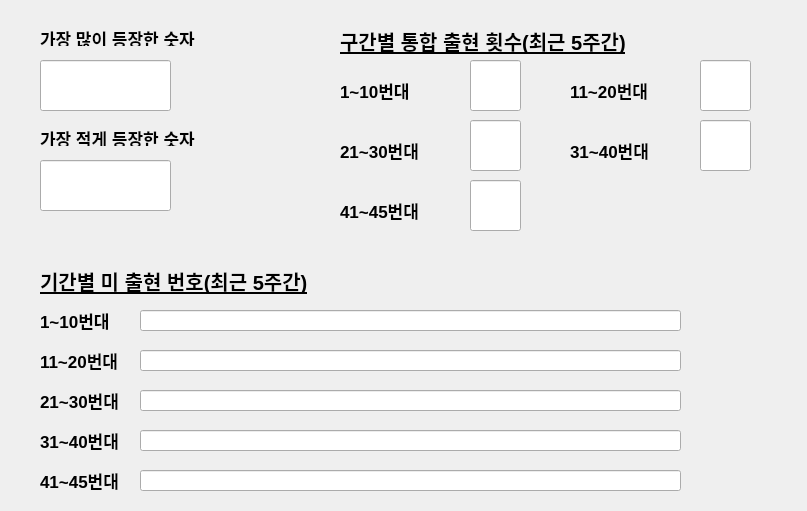
<?xml version="1.0" encoding="UTF-8"?>
<ui version="4.0">
 <class>Lotto</class>
 <widget class="QWidget" name="Lotto">
  <property name="windowModality">
   <enum>Qt::ApplicationModal</enum>
  </property>
  <property name="geometry">
   <rect>
    <x>0</x>
    <y>0</y>
    <width>807</width>
    <height>511</height>
   </rect>
  </property>
  <widget class="QLabel" name="lotsnum">
   <property name="geometry">
    <rect>
     <x>40</x>
     <y>30</y>
     <width>271</width>
     <height>16</height>
    </rect>
   </property>
   <property name="font">
    <font>
     <pointsize>13</pointsize>
     <weight>75</weight>
     <bold>true</bold>
    </font>
   </property>
   <property name="text">
    <string>가장 많이 등장한 숫자</string>
   </property>
  </widget>
  <widget class="QLabel" name="hardernum">
   <property name="geometry">
    <rect>
     <x>40</x>
     <y>130</y>
     <width>271</width>
     <height>16</height>
    </rect>
   </property>
   <property name="font">
    <font>
     <pointsize>13</pointsize>
     <weight>75</weight>
     <bold>true</bold>
    </font>
   </property>
   <property name="text">
    <string>가장 적게 등장한 숫자</string>
   </property>
  </widget>
  <widget class="QLineEdit" name="legend_num1">
   <property name="geometry">
    <rect>
     <x>40</x>
     <y>60</y>
     <width>131</width>
     <height>51</height>
    </rect>
   </property>
   <property name="font">
    <font>
     <pointsize>15</pointsize>
     <weight>75</weight>
     <bold>true</bold>
    </font>
   </property>
   <property name="readOnly">
    <bool>true</bool>
   </property>
  </widget>
  <widget class="QLineEdit" name="legend_num2">
   <property name="geometry">
    <rect>
     <x>40</x>
     <y>160</y>
     <width>131</width>
     <height>51</height>
    </rect>
   </property>
   <property name="font">
    <font>
     <pointsize>15</pointsize>
     <weight>75</weight>
     <bold>true</bold>
    </font>
   </property>
   <property name="readOnly">
    <bool>true</bool>
   </property>
  </widget>
  <widget class="QLineEdit" name="appear_num1">
   <property name="geometry">
    <rect>
     <x>470</x>
     <y>60</y>
     <width>51</width>
     <height>51</height>
    </rect>
   </property>
   <property name="font">
    <font>
     <pointsize>20</pointsize>
    </font>
   </property>
   <property name="readOnly">
    <bool>true</bool>
   </property>
  </widget>
  <widget class="QLineEdit" name="appear_num2">
   <property name="geometry">
    <rect>
     <x>700</x>
     <y>60</y>
     <width>51</width>
     <height>51</height>
    </rect>
   </property>
   <property name="font">
    <font>
     <pointsize>20</pointsize>
    </font>
   </property>
   <property name="readOnly">
    <bool>true</bool>
   </property>
  </widget>
  <widget class="QLineEdit" name="appear_num3">
   <property name="geometry">
    <rect>
     <x>470</x>
     <y>120</y>
     <width>51</width>
     <height>51</height>
    </rect>
   </property>
   <property name="font">
    <font>
     <pointsize>20</pointsize>
    </font>
   </property>
   <property name="readOnly">
    <bool>true</bool>
   </property>
  </widget>
  <widget class="QLineEdit" name="appear_num4">
   <property name="geometry">
    <rect>
     <x>700</x>
     <y>120</y>
     <width>51</width>
     <height>51</height>
    </rect>
   </property>
   <property name="font">
    <font>
     <pointsize>20</pointsize>
    </font>
   </property>
   <property name="readOnly">
    <bool>true</bool>
   </property>
  </widget>
  <widget class="QLineEdit" name="appear_num5">
   <property name="geometry">
    <rect>
     <x>470</x>
     <y>180</y>
     <width>51</width>
     <height>51</height>
    </rect>
   </property>
   <property name="font">
    <font>
     <pointsize>20</pointsize>
    </font>
   </property>
   <property name="readOnly">
    <bool>true</bool>
   </property>
  </widget>
  <widget class="QLabel" name="label">
   <property name="geometry">
    <rect>
     <x>340</x>
     <y>70</y>
     <width>101</width>
     <height>41</height>
    </rect>
   </property>
   <property name="font">
    <font>
     <pointsize>13</pointsize>
     <weight>75</weight>
     <bold>true</bold>
    </font>
   </property>
   <property name="text">
    <string>1~10번대</string>
   </property>
  </widget>
  <widget class="QLabel" name="label_2">
   <property name="geometry">
    <rect>
     <x>570</x>
     <y>70</y>
     <width>101</width>
     <height>41</height>
    </rect>
   </property>
   <property name="font">
    <font>
     <pointsize>13</pointsize>
     <weight>75</weight>
     <bold>true</bold>
    </font>
   </property>
   <property name="text">
    <string>11~20번대</string>
   </property>
  </widget>
  <widget class="QLabel" name="label_3">
   <property name="geometry">
    <rect>
     <x>340</x>
     <y>130</y>
     <width>101</width>
     <height>41</height>
    </rect>
   </property>
   <property name="font">
    <font>
     <pointsize>13</pointsize>
     <weight>75</weight>
     <bold>true</bold>
    </font>
   </property>
   <property name="text">
    <string>21~30번대</string>
   </property>
  </widget>
  <widget class="QLabel" name="label_4">
   <property name="geometry">
    <rect>
     <x>570</x>
     <y>130</y>
     <width>101</width>
     <height>41</height>
    </rect>
   </property>
   <property name="font">
    <font>
     <pointsize>13</pointsize>
     <weight>75</weight>
     <bold>true</bold>
    </font>
   </property>
   <property name="text">
    <string>31~40번대</string>
   </property>
  </widget>
  <widget class="QLabel" name="label_5">
   <property name="geometry">
    <rect>
     <x>340</x>
     <y>190</y>
     <width>101</width>
     <height>41</height>
    </rect>
   </property>
   <property name="font">
    <font>
     <pointsize>13</pointsize>
     <weight>75</weight>
     <bold>true</bold>
    </font>
   </property>
   <property name="text">
    <string>41~45번대</string>
   </property>
  </widget>
  <widget class="QLabel" name="label_6">
   <property name="geometry">
    <rect>
     <x>340</x>
     <y>20</y>
     <width>371</width>
     <height>41</height>
    </rect>
   </property>
   <property name="font">
    <font>
     <pointsize>15</pointsize>
     <weight>75</weight>
     <bold>true</bold>
     <underline>true</underline>
    </font>
   </property>
   <property name="text">
    <string>구간별 통합 출현 횟수(최근 5주간)</string>
   </property>
  </widget>
  <widget class="QLabel" name="label_7">
   <property name="geometry">
    <rect>
     <x>40</x>
     <y>260</y>
     <width>341</width>
     <height>41</height>
    </rect>
   </property>
   <property name="font">
    <font>
     <pointsize>15</pointsize>
     <weight>75</weight>
     <bold>true</bold>
     <underline>true</underline>
    </font>
   </property>
   <property name="text">
    <string>기간별 미 출현 번호(최근 5주간)</string>
   </property>
  </widget>
  <widget class="QLabel" name="label_8">
   <property name="geometry">
    <rect>
     <x>40</x>
     <y>300</y>
     <width>101</width>
     <height>41</height>
    </rect>
   </property>
   <property name="font">
    <font>
     <pointsize>13</pointsize>
     <weight>75</weight>
     <bold>true</bold>
    </font>
   </property>
   <property name="text">
    <string>1~10번대</string>
   </property>
  </widget>
  <widget class="QLabel" name="label_9">
   <property name="geometry">
    <rect>
     <x>40</x>
     <y>340</y>
     <width>101</width>
     <height>41</height>
    </rect>
   </property>
   <property name="font">
    <font>
     <pointsize>13</pointsize>
     <weight>75</weight>
     <bold>true</bold>
    </font>
   </property>
   <property name="text">
    <string>11~20번대</string>
   </property>
  </widget>
  <widget class="QLabel" name="label_10">
   <property name="geometry">
    <rect>
     <x>40</x>
     <y>380</y>
     <width>101</width>
     <height>41</height>
    </rect>
   </property>
   <property name="font">
    <font>
     <pointsize>13</pointsize>
     <weight>75</weight>
     <bold>true</bold>
    </font>
   </property>
   <property name="text">
    <string>21~30번대</string>
   </property>
  </widget>
  <widget class="QLabel" name="label_11">
   <property name="geometry">
    <rect>
     <x>40</x>
     <y>420</y>
     <width>101</width>
     <height>41</height>
    </rect>
   </property>
   <property name="font">
    <font>
     <pointsize>13</pointsize>
     <weight>75</weight>
     <bold>true</bold>
    </font>
   </property>
   <property name="text">
    <string>31~40번대</string>
   </property>
  </widget>
  <widget class="QLabel" name="label_12">
   <property name="geometry">
    <rect>
     <x>40</x>
     <y>460</y>
     <width>101</width>
     <height>41</height>
    </rect>
   </property>
   <property name="font">
    <font>
     <pointsize>13</pointsize>
     <weight>75</weight>
     <bold>true</bold>
    </font>
   </property>
   <property name="text">
    <string>41~45번대</string>
   </property>
  </widget>
  <widget class="QLineEdit" name="non_appear_num1">
   <property name="geometry">
    <rect>
     <x>140</x>
     <y>310</y>
     <width>541</width>
     <height>21</height>
    </rect>
   </property>
   <property name="font">
    <font>
     <pointsize>20</pointsize>
    </font>
   </property>
   <property name="readOnly">
    <bool>true</bool>
   </property>
  </widget>
  <widget class="QLineEdit" name="non_appear_num2">
   <property name="geometry">
    <rect>
     <x>140</x>
     <y>350</y>
     <width>541</width>
     <height>21</height>
    </rect>
   </property>
   <property name="font">
    <font>
     <pointsize>20</pointsize>
    </font>
   </property>
   <property name="readOnly">
    <bool>true</bool>
   </property>
  </widget>
  <widget class="QLineEdit" name="non_appear_num3">
   <property name="geometry">
    <rect>
     <x>140</x>
     <y>390</y>
     <width>541</width>
     <height>21</height>
    </rect>
   </property>
   <property name="font">
    <font>
     <pointsize>20</pointsize>
    </font>
   </property>
   <property name="readOnly">
    <bool>true</bool>
   </property>
  </widget>
  <widget class="QLineEdit" name="non_appear_num4">
   <property name="geometry">
    <rect>
     <x>140</x>
     <y>430</y>
     <width>541</width>
     <height>21</height>
    </rect>
   </property>
   <property name="font">
    <font>
     <pointsize>20</pointsize>
    </font>
   </property>
   <property name="readOnly">
    <bool>true</bool>
   </property>
  </widget>
  <widget class="QLineEdit" name="non_appear_num5">
   <property name="geometry">
    <rect>
     <x>140</x>
     <y>470</y>
     <width>541</width>
     <height>21</height>
    </rect>
   </property>
   <property name="font">
    <font>
     <pointsize>20</pointsize>
    </font>
   </property>
   <property name="readOnly">
    <bool>true</bool>
   </property>
  </widget>
  <widget class="QLabel" name="label_13">
   <property name="geometry">
    <rect>
     <x>-30</x>
     <y>-10</y>
     <width>871</width>
     <height>571</height>
    </rect>
   </property>
   <property name="text">
    <string/>
   </property>
   <property name="pixmap">
    <pixmap>slotmachine.jpg</pixmap>
   </property>
  </widget>
  <zorder>label_13</zorder>
  <zorder>lotsnum</zorder>
  <zorder>hardernum</zorder>
  <zorder>legend_num1</zorder>
  <zorder>legend_num2</zorder>
  <zorder>appear_num1</zorder>
  <zorder>appear_num2</zorder>
  <zorder>appear_num3</zorder>
  <zorder>appear_num4</zorder>
  <zorder>appear_num5</zorder>
  <zorder>label</zorder>
  <zorder>label_2</zorder>
  <zorder>label_3</zorder>
  <zorder>label_4</zorder>
  <zorder>label_5</zorder>
  <zorder>label_6</zorder>
  <zorder>label_7</zorder>
  <zorder>label_8</zorder>
  <zorder>label_9</zorder>
  <zorder>label_10</zorder>
  <zorder>label_11</zorder>
  <zorder>label_12</zorder>
  <zorder>non_appear_num1</zorder>
  <zorder>non_appear_num2</zorder>
  <zorder>non_appear_num3</zorder>
  <zorder>non_appear_num4</zorder>
  <zorder>non_appear_num5</zorder>
 </widget>
 <resources/>
 <connections/>
</ui>
